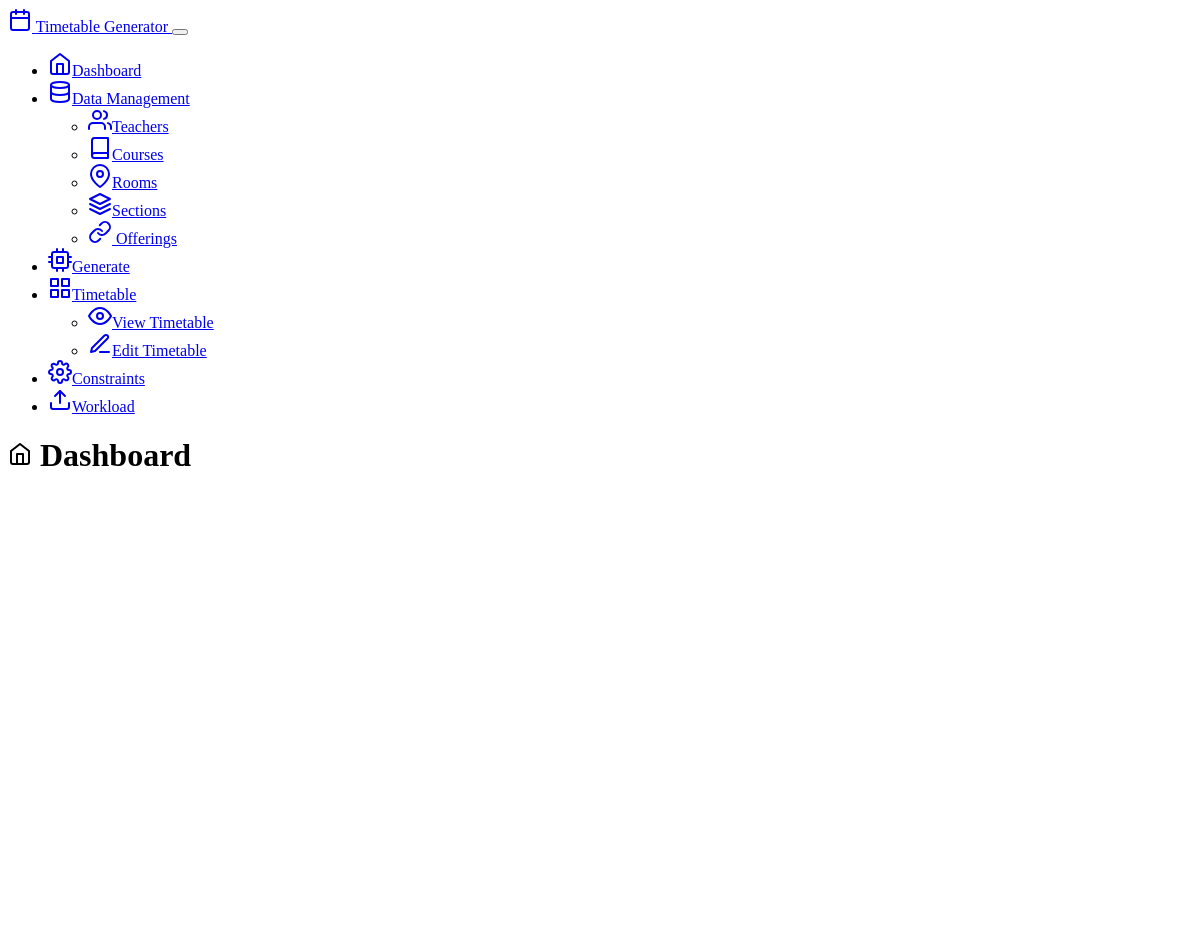
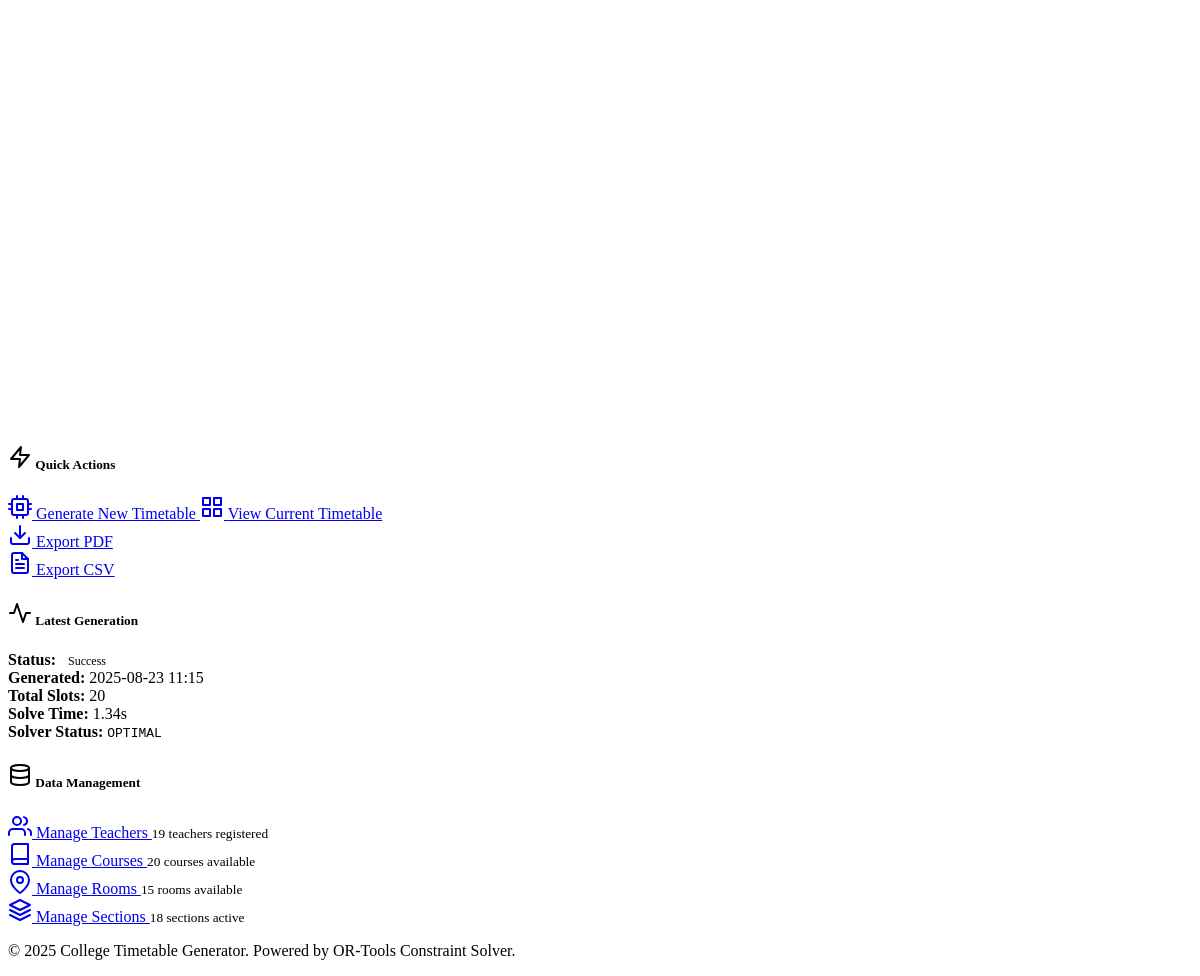
The page / on the database its author committed (2 pictures, top to bottom).
### models.py (models this page shows, shortened)
class TimetableGeneration(db.Model):
    __tablename__ = 'timetable_generations'
    id = db.Column(db.Integer, primary_key=True)
    created_at = db.Column(db.DateTime, default=datetime.utcnow)
    status = db.Column(db.String(20), default='pending')  # pending, success, failed
    solver_status = db.Column(db.String(50))
    total_slots = db.Column(db.Integer)
    constraints_satisfied = db.Column(db.Integer)
    solve_time_seconds = db.Column(db.Float)
    notes = db.Column(db.Text)

### routes.py (the view)
@app.route('/')
def index():
    stats = {
        'teachers': Teacher.query.filter_by(is_active=True).count(),
        'courses': Course.query.filter_by(is_active=True).count(),
        'sections': Section.query.filter_by(is_active=True).count(),
        'rooms': Room.query.filter_by(is_active=True).count(),
        'offerings': Offering.query.count(),
        'scheduled_slots': TimetableSlot.query.count()
    }
    latest_generation = TimetableGeneration.query.order_by(TimetableGeneration.created_at.desc()).first()
    return render_template('index.html', stats=stats, latest_generation=latest_generation)

### templates/index.html (shortened to what this page needs)
{% extends "base.html" %}
{% block content %}
<div class="row">
    <div class="col-12">
        <h1 class="display-4 mb-4">
            <i data-feather="home" class="me-3"></i>
            Dashboard
        </h1>
    </div>
</div>
<div class="row mb-4">
    <div class="col-md-2">
        <div class="card bg-primary">
            <div class="card-body text-center">
                <i data-feather="users" class="mb-2" style="width: 48px; height: 48px;"></i>
                <h3 class="card-title">{{ stats.teachers }}</h3>
                <p class="card-text">Teachers</p>
            </div>
        </div>
    </div>
    <div class="col-md-2">
        <div class="card bg-success">
            <div class="card-body text-center">
                <i data-feather="book" class="mb-2" style="width: 48px; height: 48px;"></i>
                <h3 class="card-title">{{ stats.courses }}</h3>
                <p class="card-text">Courses</p>
            </div>
        </div>
    </div>
    <div class="col-md-2">
        <div class="card bg-info">
            <div class="card-body text-center">
                <i data-feather="layers" class="mb-2" style="width: 48px; height: 48px;"></i>
                <h3 class="card-title">{{ stats.sections }}</h3>
                <p class="card-text">Sections</p>
            </div>
        </div>
    </div>
    <div class="col-md-2">
        <div class="card bg-warning">
            <div class="card-body text-center">
                <i data-feather="map-pin" class="mb-2" style="width: 48px; height: 48px;"></i>
                <h3 class="card-title">{{ stats.rooms }}</h3>
                <p class="card-text">Rooms</p>
            </div>
        </div>
    </div>
    <div class="col-md-2">
        <div class="card bg-secondary">
            <div class="card-body text-center">
                <i data-feather="link" class="mb-2" style="width: 48px; height: 48px;"></i>
                <h3 class="card-title">{{ stats.offerings }}</h3>
                <p class="card-text">Offerings</p>
            </div>
        </div>
    </div>
    <div class="col-md-2">
        <div class="card bg-dark">
            <div class="card-body text-center">
                <i data-feather="grid" class="mb-2" style="width: 48px; height: 48px;"></i>
                <h3 class="card-title">{{ stats.scheduled_slots }}</h3>
                <p class="card-text">Scheduled</p>
            </div>
        </div>
    </div>
</div>
<div class="row">
    <div class="col-md-6">
        <div class="card">
            <div class="card-header">
                <h5 class="card-title mb-0">
                    <i data-feather="zap" class="me-2"></i>
                    Quick Actions
                </h5>
            </div>
            <div class="card-body">
                <div class="d-grid gap-2">
                    <a href="{{ url_for('generate_page') }}" class="btn btn-primary">
                        <i data-feather="cpu" class="me-2"></i>
                        Generate New Timetable
                    </a>
                    <a href="{{ url_for('timetable') }}" class="btn btn-secondary">
                        <i data-feather="grid" class="me-2"></i>
                        View Current Timetable
                    </a>
                    <div class="row">
                        <div class="col-6">
                            <a href="{{ url_for('export_pdf') }}" class="btn btn-outline-primary w-100">
                                <i data-feather="download" class="me-2"></i>
                                Export PDF
                            </a>
                        </div>
                        <div class="col-6">
                            <a href="{{ url_for('export_csv') }}" class="btn btn-outline-secondary w-100">
                                <i data-feather="file-text" class="me-2"></i>
                                Export CSV
                            </a>
                        </div>
                    </div>
                </div>
            </div>
        </div>
    </div>
    <div class="col-md-6">
        <div class="card">
            <div class="card-header">
                <h5 class="card-title mb-0">
                    <i data-feather="activity" class="me-2"></i>
                    Latest Generation
                </h5>
            </div>
            <div class="card-body">
                {% if latest_generation %}
                    <div class="row">
                        <div class="col-6">
                            <strong>Status:</strong>
                            <span class="badge {% if latest_generation.status == 'success' %}bg-success{% elif latest_generation.status == 'failed' %}bg-danger{% else %}bg-warning{% endif %}">
                                {{ latest_generation.status.title() }}
                            </span>
                        </div>
                        <div class="col-6">
                            <strong>Generated:</strong>
                            {{ latest_generation.created_at.strftime('%Y-%m-%d %H:%M') }}
                        </div>
                        {% if latest_generation.total_slots %}
                        <div class="col-6 mt-2">
                            <strong>Total Slots:</strong>
                            {{ latest_generation.total_slots }}
                        </div>
                        {% endif %}
                        {% if latest_generation.solve_time_seconds %}
                        <div class="col-6 mt-2">
                            <strong>Solve Time:</strong>
                            {{ "%.2f"|format(latest_generation.solve_time_seconds) }}s
                        </div>
                        {% endif %}
                        {% if latest_generation.solver_status %}
                        <div class="col-12 mt-2">
                            <strong>Solver Status:</strong>
                            <code>{{ latest_generation.solver_status }}</code>
                        </div>
                        {% endif %}
                    </div>
                {% else %}
                    <p class="text-muted">No timetable has been generated yet.</p>
                    <a href="{{ url_for('generate_page') }}" class="btn btn-primary">
                        <i data-feather="play" class="me-2"></i>
                        Generate First Timetable
                    </a>
                {% endif %}
            </div>
        </div>
    </div>
</div>
<div class="row mt-4">
    <div class="col-12">
        <div class="card">
            <div class="card-header">
                <h5 class="card-title mb-0">
                    <i data-feather="database" class="me-2"></i>
                    Data Management
                </h5>
            </div>
            <div class="card-body">
                <div class="row">
                    <div class="col-md-3">
                        <div class="text-center">
                            <a href="{{ url_for('teachers') }}" class="btn btn-outline-primary w-100 mb-2">
                                <i data-feather="users" class="mb-2 d-block"></i>
                                Manage Teachers
                            </a>
                            <small class="text-muted">{{ stats.teachers }} teachers registered</small>
                        </div>
                    </div>
                    <div class="col-md-3">
                        <div class="text-center">
                            <a href="{{ url_for('courses') }}" class="btn btn-outline-success w-100 mb-2">
                                <i data-feather="book" class="mb-2 d-block"></i>
                                Manage Courses
                            </a>
                            <small class="text-muted">{{ stats.courses }} courses available</small>
                        </div>
                    </div>
                    <div class="col-md-3">
                        <div class="text-center">
                            <a href="{{ url_for('rooms') }}" class="btn btn-outline-warning w-100 mb-2">
                                <i data-feather="map-pin" class="mb-2 d-block"></i>
                                Manage Rooms
                            </a>
                            <small class="text-muted">{{ stats.rooms }} rooms available</small>
                        </div>
                    </div>
                    <div class="col-md-3">
                        <div class="text-center">
                            <a href="{{ url_for('sections') }}" class="btn btn-outline-info w-100 mb-2">
                                <i data-feather="layers" class="mb-2 d-block"></i>
                                Manage Sections
                            </a>
                            <small class="text-muted">{{ stats.sections }} sections active</small>
                        </div>
                    </div>
                </div>
            </div>
        </div>
    </div>
</div>
{% endblock %}

### static/css/style.css (style rules this page uses)
.card.bg-primary, .card.bg-success, .card.bg-info, .card.bg-warning, .card.bg-secondary, .card.bg-dark { color: white; }
.card.bg-primary .card-body, .card.bg-success .card-body, .card.bg-info .card-body, .card.bg-warning .card-body, .card.bg-secondary .card-body, .card.bg-dark .card-body { text-align: center; }
.card-header { border-bottom: 2px solid var(--bs-border-color); }
.card-header .card-title { font-weight: 600; }
.badge { font-size: 0.75rem; padding: 0.375rem 0.5rem; }
.card { animation: fadeIn 0.3s ease-out; }

### rows shown on the page
TimetableGeneration: status "Success", created_at "2025-08-23 11:15", total_slots "20", solve_time_seconds "1.34", solver_status "OPTIMAL"

### other values the page prints
{{ stats.teachers }} "19"
{{ stats.courses }} "20"
{{ stats.rooms }} "15"
{{ stats.sections }} "18"
